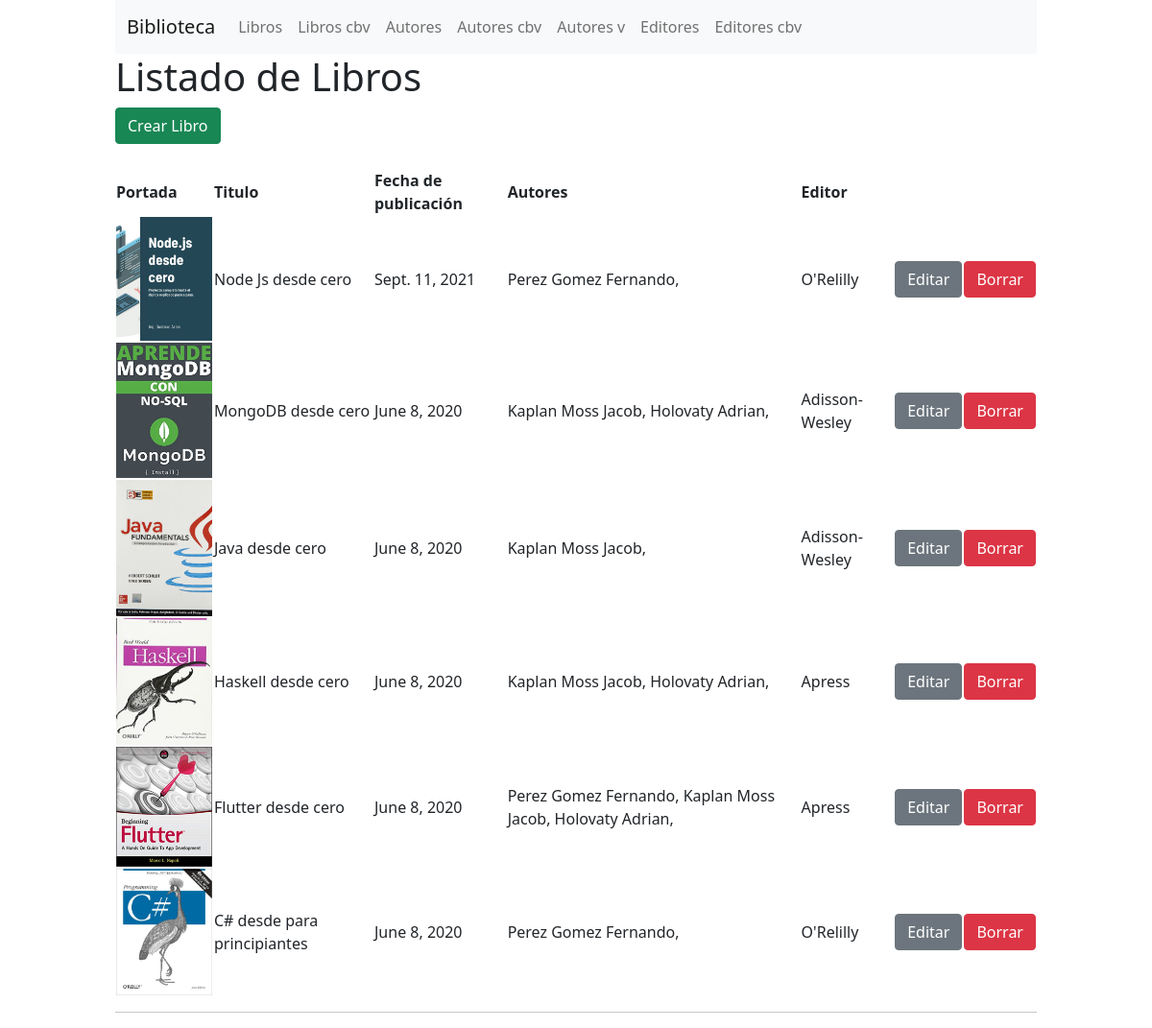
Screenshot of /libros_cbv/ with the database file from the repository.
### biblioteca/models.py (models this page shows, shortened)
class Libro(models.Model):
    titulo = models.CharField(max_length=100)
    autores = models.ManyToManyField(Autor)
    editor = models.ForeignKey(Editor)
    fecha_publicacion = models.DateField(null=True, blank=True)
    portada = models.ImageField(upload_to="portadas", null=True, blank=True)
    class Meta:
        ordering = ["-fecha_publicacion", "-titulo"]
        verbose_name = 'Libro'
        verbose_name_plural = 'Libros'

class Autor(models.Model):
    nombre = models.CharField(max_length=30)
    apellidos = models.CharField(max_length=40)
    email = models.EmailField(null=True, blank=True)
    class Meta:
        ordering = ["-apellidos", "-nombre"]
        verbose_name = 'Autor'
        verbose_name_plural = 'Autores'

class Editor(models.Model):
    nombre  = models.CharField(max_length=30)
    domicilio = models.CharField(max_length=50)
    ciudad = models.CharField(max_length=60)
    estado = models.CharField(max_length=30)
    pais = models.CharField(max_length=50)
    website = models.URLField(null=True, blank=True)
    class Meta:
        ordering = ["nombre"]
        verbose_name = 'Editor'
        verbose_name_plural = "Editores"
    def __str__(self):
        return self.nombre

### biblioteca/views.py (the view)
# urls.py: url(r'^libros_cbv/$', LibroListView.as_view(), name="libros_cbv"),
class LibroListView(ListView):
    model = Libro
    template_name = "libro_listado__cbv.html"

### biblioteca/templatetags/bibl_tags.py (called while the page is built)
@register.filter('join_authores')
def join_authores(lista_autores):
    string = ""
    for autor in lista_autores:
        string += "{} {}, ".format(autor.apellidos, autor.nombre)
    return string

### biblioteca/templates/libro_listado__cbv.html (shortened to what this page needs)
{% extends 'shared/base.html' %}
{% load bibl_tags %}
{% block content %}
    <h1>Listado de Libros</h1>
    <div class="bibl-table">
        <div class="bibl-table-header">
            <a href="/crear/libro_cbv">
            <button type="button" class="btn btn-success">
                Crear Libro
            </button>
            </a>
        </div>
        <div class="bibl-table-body" style="margin-top: 25px;">
            <table>
                <thead>
                <tr>
                    <th scope="col">Portada</th>
                    <th scope="col">Titulo</th>
                    <th scope="col">Fecha de publicación</th>
                    <th scope="col">Autores</th>
                    <th scope="col">Editor</th>
                </tr>
                </thead>
                <tbody>
                {% for data in object_list %}
                    <tr>
                        <td>
                            {% if data.portada %}
                                <img src="/media/{{data.portada}}"
                                    style="width: 100px;">
                            {% else %} No image {% endif %}
                        </td>
                        <td> {{data.titulo}} </td>
                        <td> {{data.fecha_publicacion}} </td>
                        <td> {{data.autores.all|join_authores}} </td>
                        <td> {{data.editor}} </td>
                        <td>
                            <a href="/modificar/libro_cbv/{{ data.id }}"
                               class="btn btn-secondary"
                            >Editar</a>
                        </td>
                        <td>
                            <a href="/eliminar/libro_cbv/{{ data.id }}"
                               class="btn btn-danger"
                            >Borrar</a>
                        </td>
                    </tr>
                {% endfor %}
                </tbody>
            </table>
        </div>
    </div>
{% endblock  %}

### rows the page displays
Libro: portada (picture), titulo "Node Js desde cero", fecha_publicacion "Sept. 11, 2021", autores.all "Perez Gomez Fernando,", editor "O'Relilly"
Libro: portada (picture), titulo "MongoDB desde cero", fecha_publicacion "June 8, 2020", autores.all "Kaplan Moss Jacob, Holovaty Adrian,", editor "Adisson-Wesley"
Libro: portada (picture), titulo "Java desde cero", fecha_publicacion "June 8, 2020", autores.all "Kaplan Moss Jacob,", editor "Adisson-Wesley"
Libro: portada (picture), titulo "Haskell desde cero", fecha_publicacion "June 8, 2020", autores.all "Kaplan Moss Jacob, Holovaty Adrian,", editor "Apress"
Libro: portada (picture), titulo "Flutter desde cero", fecha_publicacion "June 8, 2020", autores.all "Perez Gomez Fernando, Kaplan Moss Jacob, Holovaty Adrian,", editor "Apress"
Libro: portada (picture), titulo "C# desde para principiantes", fecha_publicacion "June 8, 2020", autores.all "Perez Gomez Fernando,", editor "O'Relilly"
